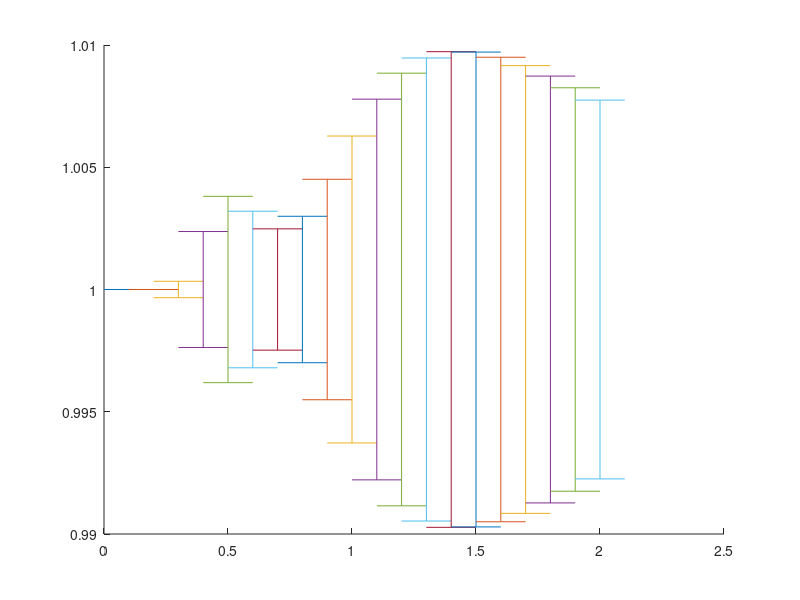

MATLAB code for this plot:
for sigma=0.1:0.1:2
    %prompt='Please enter the rotation matrix R = ';
    %R=input(prompt);
    R0=[1 0 0; 0 1 0; 0 0 1];
    %prompt='Please enter the rotation matrix T = ';
    %T=input(prompt);
    T0=[1; 1; 1];
    %prompt='Please enter the initial positions of tracking points in order: ';
    %initPos=input(prompt);
    initPos=[1 2 3; 1 1 2; 1 2 1];

    numPoint=size(initPos,1);
    track=cell(numPoint);
    t=10;
    pts=zeros(t,3);

    for i=1:numPoint
        pt=(initPos(i,:))';
        for j=1:t
            pts(j,:)=pt';
            pt=R0*pt+T0;
        end
        noise=1/(sqrt(2*pi)*sigma)*exp(-pts.^2./(2*sigma^2));
        track{i}=pts+noise;
    end

    A=zeros(numPoint*3*(t-1),12);
    for h=1:numPoint
        pts=track{h};
        for i=1:(t-1)
            for j=1:3
                dim1=(h-1)*3*(t-1)+3*(i-1)+j;
                for k=1:3
                    dim2=3*(j-1)+k;
                    A(dim1,dim2)=pts(i,k);
                end
                dim3=9+j;
                A(dim1,dim3)=1;
            end
        end
    end

    b=zeros(numPoint*3*(t-1),1);
    for h=1:numPoint
        pts=track{h};
        for i=2:t
            for j=1:3
                dim4=(h-1)*3*(t-1)+3*(i-2)+j;
                b(dim4,1)=pts(i,j);
            end
        end
    end

    X=lscov(A,b);

    R=zeros(3,3);
    for i=1:3
        for j=1:3
            R(i,j)=X(3*(i-1)+j,1);
        end
    end

    T=zeros(3,numPoint);
    for h=1:numPoint
        for i=1:3
            T(i,h)=X(9+i,1);
        end
    end
    
    sigma
    diffR=R-R0
    diffT=T(:,1)-T0
    
    hold on
    errorbar(sigma, R0(1,1), diffR(1,1))
end

%{
color='rbgkymcw';
Obj=initPos';
for h=1:t
    view(3);
    hold on 
    Obj=R*Obj+T;
    for j=1:numPoint
        plot3(Obj(1,j),Obj(2,j),Obj(3,j),'.','MarkerEdgeColor',color(1),'MarkerSize',12)
    end
    axis ([0 20 0 20 0 20])
    axis square
    grid on
    pause(0.25)
    clf
end
%}